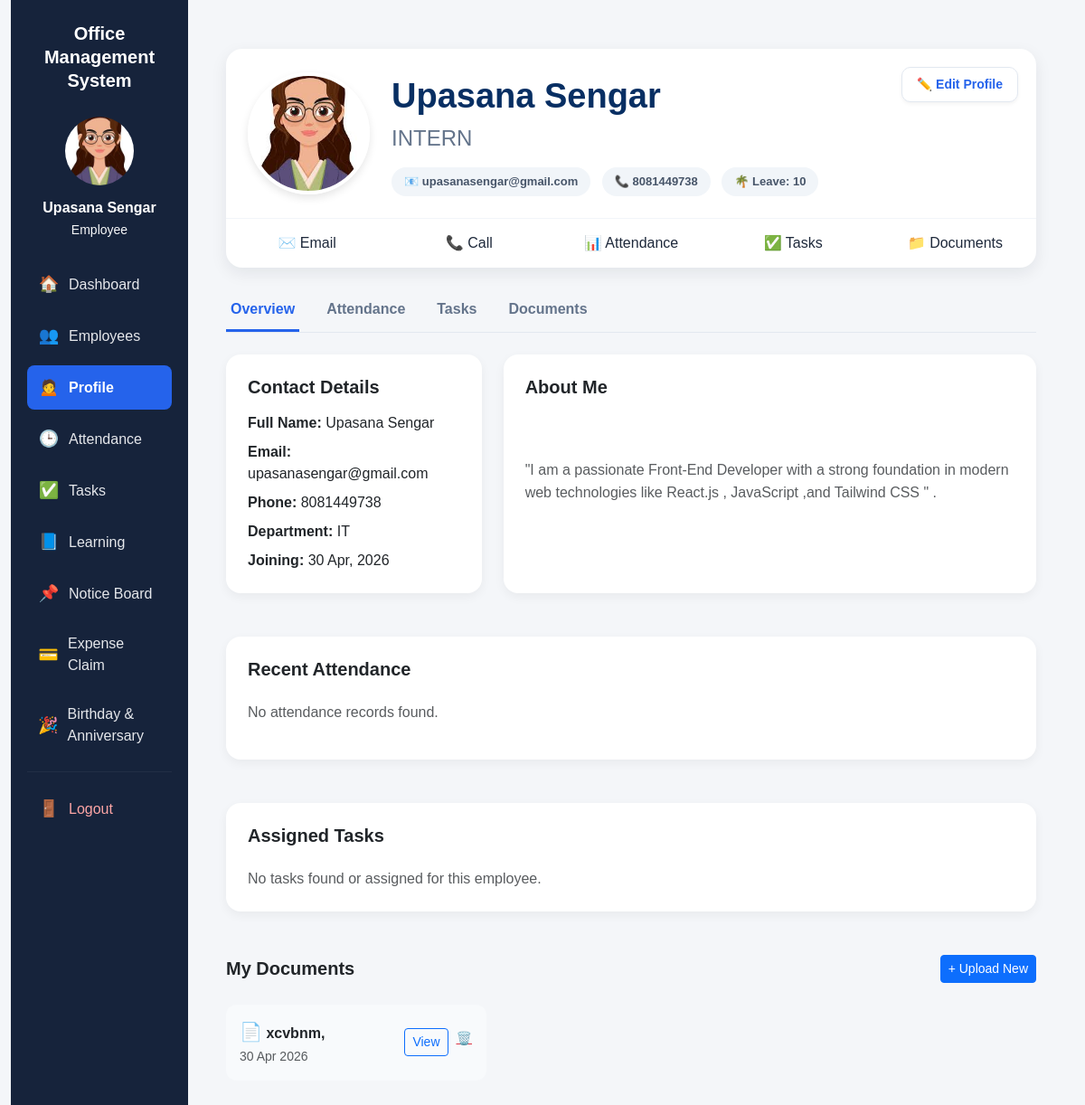
Page /employees/profile/ (signed in) on the earlier database version.
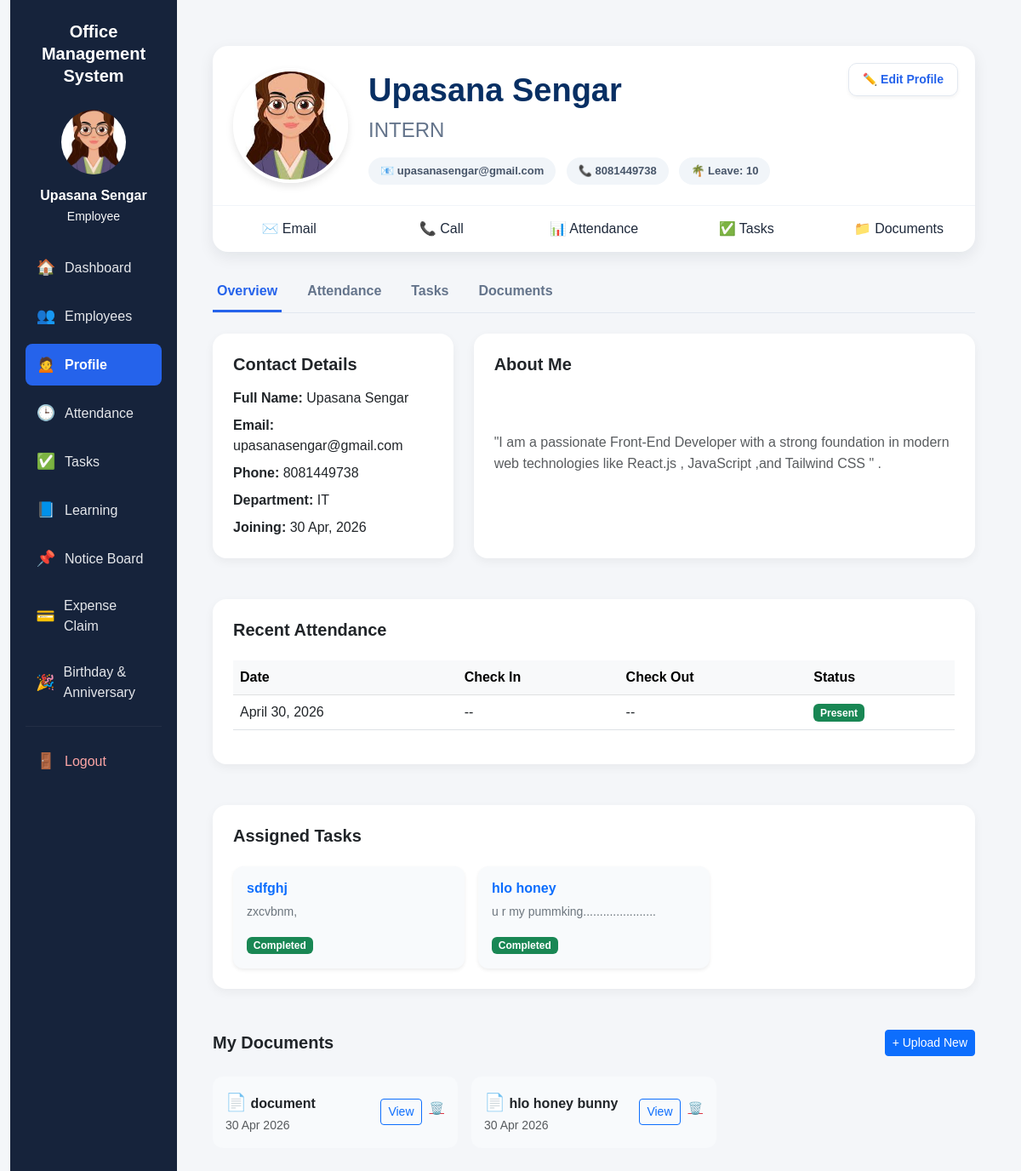
Same page on the later database version.
### apps/employees/models.py (models this page shows, shortened)
class Employee(models.Model):
    user = models.OneToOneField(User, on_delete=models.CASCADE, null=True, blank=True)
    photo = models.ImageField(upload_to='employees/', blank=True, null=True)
    name = models.CharField(max_length=100)
    email = models.EmailField()
    phone = models.CharField(max_length=20, blank=True, null=True)
    department = models.CharField(max_length=100)
    position = models.CharField(max_length=100, blank=True, null=True)
    about_me = models.TextField(blank=True, null=True, help_text="Employee self-description")
    date_joined = models.DateField(auto_now_add=True)
    leave_balance = models.IntegerField(default=10)

class Document(models.Model):
    employee = models.ForeignKey(Employee, on_delete=models.CASCADE)
    title = models.CharField(max_length=200)
    file = models.FileField(upload_to='documents/')
    uploaded_at = models.DateTimeField(auto_now_add=True)

### apps/attendance/models.py (models this page shows, shortened)
class Attendance(models.Model):
    STATUS_CHOICES = [
        ('Present', 'Present'),
        ('Absent', 'Absent'),
        ('Late', 'Late'),
    ]
    employee = models.ForeignKey(Employee, on_delete=models.CASCADE)
    date = models.DateField()
    status = models.CharField(max_length=20, choices=STATUS_CHOICES)

### apps/tasks/models.py (models this page shows, shortened)
class Task(models.Model):
    STATUS_CHOICES = [('Pending', 'Pending'), ('In Progress', 'In Progress'), ('Completed', 'Completed')]
    PRIORITY_CHOICES = [('Low', 'Low'), ('Medium', 'Medium'), ('High', 'High'), ('Urgent', 'Urgent')]
    title = models.CharField(max_length=200)
    description = models.TextField(blank=True, null=True)
    employee = models.ForeignKey(Employee, on_delete=models.CASCADE, related_name='tasks') # Kisko diya
    assigned_by = models.ForeignKey(User, on_delete=models.SET_NULL, null=True) # Kisne diya
    status = models.CharField(max_length=50, choices=STATUS_CHOICES, default='Pending')
    priority = models.CharField(max_length=50, choices=PRIORITY_CHOICES, default='Medium')
    deadline = models.DateField(blank=True, null=True)
    progress = models.IntegerField(default=0)

### apps/employees/views.py (the view, shortened to what this page needs)
# urls.py: path('profile/', views.profile_view, name='profile_view'),
@login_required
def profile_view(request):
    employee = Employee.objects.filter(user=request.user).first()
    display_email = employee.email if employee and employee.email else request.user.email
    attendance = Attendance.objects.filter(employee=employee).order_by('-date') if employee else []
    tasks = Task.objects.filter(employee=employee).order_by('-id') if employee else []
    documents = Document.objects.filter(employee=employee).order_by('-uploaded_at') if employee else []
    selected_document = None
    doc_id = request.GET.get('doc')
    if doc_id and employee:
        selected_document = Document.objects.filter(id=doc_id, employee=employee).first()
    return render(request, 'employees/profile.html', {
        'employee': employee,
        'display_email': display_email,
        'attendance': attendance,
        'tasks': tasks,
        'documents': documents,
        'selected_document': selected_document,
    })

### templates/employees/profile.html (shortened to what this page needs)
{% extends 'base.html' %}
{% block content %}
<div class="container-fluid py-4">
    <div class="card profile-header-card mb-4">
        <button class="btn-edit-profile" data-bs-toggle="modal" data-bs-target="#editProfileModal">
            ✏️ Edit Profile
        </button>
        <div class="p-4">
            <div class="d-flex align-items-center flex-wrap gap-4">
                {% if employee and employee.photo %}
                    <img src="{{ employee.photo.url }}" class="profile-avatar">
                {% else %}
                    <div class="profile-avatar-box">👤</div>
                {% endif %}
                <div>
                    <div class="profile-name">{{ employee.name|default:request.user.username }}</div>
                    <div class="profile-position">{{ employee.position|default:"Team Member" }}</div>
                    <div class="mt-2">
                        <span class="small-pill">📧 {{ display_email }}</span>
                        <span class="small-pill">📞 {{ employee.phone|default:"No Phone" }}</span>
                        <span class="small-pill">🌴 Leave: {{ employee.leave_balance|default:"0" }}</span>
                    </div>
                </div>
            </div>
        </div>
        <div class="profile-action-row">
            <a href="mailto:{{ display_email }}">✉️ Email</a>
            <a href="{% if employee.phone %}tel:{{ employee.phone }}{% else %}#{% endif %}">📞 Call</a>
            <a href="#attendance-section">📊 Attendance</a>
            <a href="#tasks-section">✅ Tasks</a>
            <a href="#documents-section">📁 Documents</a>
        </div>
    </div>
    <div class="profile-tabs">
        <a href="#overview-section" class="active">Overview</a>
        <a href="#attendance-section">Attendance</a>
        <a href="#tasks-section">Tasks</a>
        <a href="#documents-section">Documents</a>
    </div>
    <div id="overview-section" class="row g-4 mb-5">
        <div class="col-lg-4 col-md-6">
            <div class="card profile-card p-4 h-100">
                <h5 class="fw-bold mb-3">Contact Details</h5>
                <div class="mb-2"><b>Full Name:</b> {{ employee.name|default:request.user.get_full_name }}</div>
                <div class="mb-2"><b>Email:</b> {{ display_email }}</div>
                <div class="mb-2"><b>Phone:</b> {{ employee.phone|default:"Not provided" }}</div>
                <div class="mb-2"><b>Department:</b> {{ employee.department|default:"General" }}</div>
                <div class="mb-0"><b>Joining:</b> {{ employee.date_joined|date:"d M, Y"|default:"-" }}</div>
            </div>
        </div>
        <div class="col-lg-8 col-md-6">
            <div class="card profile-card p-4 h-100">
                <h5 class="fw-bold mb-3">About Me</h5>
                <p class="text-muted" style="font-size: 16px; line-height: 1.6; white-space: pre-line;">
                    {% if employee.about_me %}
                        {{ employee.about_me }}
                    {% else %}
                        Professional profile for {{ employee.name|default:request.user.username }}. Use the "Edit Profile" button to add a personal bio and share more about your role and skills.
                    {% endif %}
                </p>
            </div>
        </div>
    </div>
    <div id="attendance-section" class="card section-card p-4 mb-5">
        <h5 class="fw-bold mb-4">Recent Attendance</h5>
        {% if attendance %}
        <div class="table-responsive">
            <table class="table table-hover">
                <thead class="table-light">
                    <tr>
                        <th>Date</th>
                        <th>Check In</th>
                        <th>Check Out</th>
                        <th>Status</th>
                    </tr>
                </thead>
                <tbody>
                    {% for a in attendance|slice:":10" %}
                    <tr>
                        <td>{{ a.date }}</td>
                        <td>{{ a.check_in|default:"--" }}</td>
                        <td>{{ a.check_out|default:"--" }}</td>
                        <td>
                            <span class="badge {% if a.status == 'Present' %}bg-success{% else %}bg-warning{% endif %}">
                                {{ a.status }}
                            </span>
                        </td>
                    </tr>
                    {% endfor %}
                </tbody>
            </table>
        </div>
        {% else %}
            <p class="text-muted">No attendance records found.</p>
        {% endif %}
    </div>
    <div id="tasks-section" class="card section-card p-4 mb-5">
        <h5 class="fw-bold mb-4">Assigned Tasks</h5>
        {% if tasks %}
            <div class="row g-3">
                {% for task in tasks %}
                <div class="col-md-6 col-lg-4">
                    <div class="card border-0 shadow-sm p-3 h-100" style="background-color: #f8fafc; border-radius: 12px;">
                        <div class="d-flex justify-content-between align-items-center mb-2">
                            <h6 class="mb-0 fw-bold text-primary text-truncate" style="max-width: 70%;">{{ task.title }}</h6>
                        </div>
                        <p class="mb-3 text-secondary small">{{ task.description|default:"No description provided." }}</p>
                        <div>
                            {% if task.status == 'Completed' %}
                                <span class="badge bg-success">Completed</span>
                            {% elif task.status == 'In Progress' %}
                                <span class="badge bg-warning text-dark">In Progress</span>
                            {% else %}
                                <span class="badge bg-secondary">Pending</span>
                            {% endif %}
                        </div>
                    </div>
                </div>
                {% endfor %}
            </div>
        {% else %}
            <p class="text-muted mb-0">No tasks found or assigned for this employee.</p>
        {% endif %}
    </div>
    <div id="documents-section" class="mb-5">
        <div class="d-flex justify-content-between align-items-center mb-4">
            <h5 class="fw-bold mb-0">My Documents</h5>
            <a href="{% url 'upload_document' %}" class="btn btn-primary btn-sm">+ Upload New</a>
        </div>
        <div class="row g-3">
            {% for doc in documents %}
            <div class="col-md-6 col-lg-4">
                <div class="doc-row d-flex justify-content-between align-items-center">
                    <div class="text-truncate" style="max-width: 70%;">
                        <span class="fs-5">📄</span> <strong>{{ doc.title }}</strong><br>
                        <small class="text-muted">{{ doc.uploaded_at|date:"d M Y" }}</small>
                    </div>
                    <div class="d-flex gap-2">
                        <a href="?doc={{ doc.id }}#documents-section" class="btn btn-sm btn-outline-primary">View</a>
                        <a href="{% url 'delete_document' doc.id %}" onclick="return confirm('Delete?')" class="btn btn-sm btn-link text-danger p-0">🗑️</a>
                    </div>
                </div>
            </div>
            {% empty %}
            <p class="text-muted ps-3">No documents available.</p>
            {% endfor %}
        </div>
    </div>
</div>
{% endblock %}

### templates/base.html (shortened to what this page needs)
<!DOCTYPE html>
<html>
<head>
    <link href="https://cdn.jsdelivr.net/npm/bootstrap@5.3.0/dist/css/bootstrap.min.css" rel="stylesheet">
</head>
<body>
{% if user.is_authenticated %}
<div class="container-fluid">
    <div class="row g-0">
        <div class="col-md-2 sidebar">
            <div class="sidebar-title">
                Office<br>Management<br>System
            </div>
            <div class="profile-box">
                {% if request.user.employee and request.user.employee.photo %}
                    <img src="{{ request.user.employee.photo.url }}" alt="Profile Photo">
                {% else %}
                    <div class="profile-placeholder">👤</div>
                {% endif %}
                <div class="fw-bold">
                    {% if request.user.employee %}
                        {{ request.user.employee.name }}
                    {% else %}
                        {{ request.user.username }}
                    {% endif %}
                </div>
                <small class="text-light">Employee</small>
            </div>
            <div class="sidebar-nav">
                <a href="/dashboard/" class="{% if '/dashboard/' in request.path %}active-link{% endif %}">
                    <span class="sidebar-icon">🏠</span><span>Dashboard</span>
                </a>
                <a href="/employees/" class="{% if request.path == '/employees/' %}active-link{% endif %}">
                    <span class="sidebar-icon">👥</span><span>Employees</span>
                </a>
                <a href="/employees/profile/" class="{% if '/employees/profile/' in request.path %}active-link{% endif %}">
                    <span class="sidebar-icon">🙍</span><span>Profile</span>
                </a>
                <a href="/attendance/" class="{% if request.path == '/attendance/' %}active-link{% endif %}">
                    <span class="sidebar-icon">🕒</span><span>Attendance</span>
                </a>
                <a href="/tasks/" class="{% if '/tasks/' in request.path %}active-link{% endif %}">
                    <span class="sidebar-icon">✅</span><span>Tasks</span>
                </a>
                <a href="/learning/" class="{% if '/learning/' in request.path %}active-link{% endif %}">
                    <span class="sidebar-icon">📘</span><span>Learning</span>
                </a>
                <a href="/notices/" class="{% if '/notices/' in request.path %}active-link{% endif %}">
                    <span class="sidebar-icon">📌</span><span>Notice Board</span>
                </a>
                <a href="/expenses/" class="{% if '/expenses/' in request.path %}active-link{% endif %}">
                    <span class="sidebar-icon">💳</span><span>Expense Claim</span>
                </a>
                <a href="/birthday-anniversary/" class="{% if '/birthday-anniversary/' in request.path %}active-link{% endif %}">
                    <span class="sidebar-icon">🎉</span><span>Birthday & Anniversary</span>
                </a>
                <hr style="border-color: rgba(255,255,255,0.2);">
                <a href="/accounts/logout/" style="color:#fca5a5;">
                    <span class="sidebar-icon">🚪</span><span>Logout</span>
                </a>
            </div>
        </div>
        <div class="col-md-10 main-content">
            {% block content %}{% endblock %}
        </div>
    </div>
</div>
{% else %}
<div class="container mt-5">
    {% block login_content %}{% endblock %}
</div>
{% endif %}
</body>
</html>

Differences in the rows shown:
removed Document: title "xcvbnm,", uploaded_at "30 Apr 2026"
added Attendance: date "April 30, 2026", check_in "--", check_out "--", status "Present"
added Task: title "sdfghj", description "zxcvbnm,", status "Completed"
added Task: title "hlo honey", description "u r my pummking......................", status "Completed"
added Document: title "document", uploaded_at "30 Apr 2026"
added Document: title "hlo honey bunny", uploaded_at "30 Apr 2026"
Other differences:
text no longer shown: "No attendance records found. No tasks found or assigned for this employee."
text now shown: "Date Check In Check Out Status"
